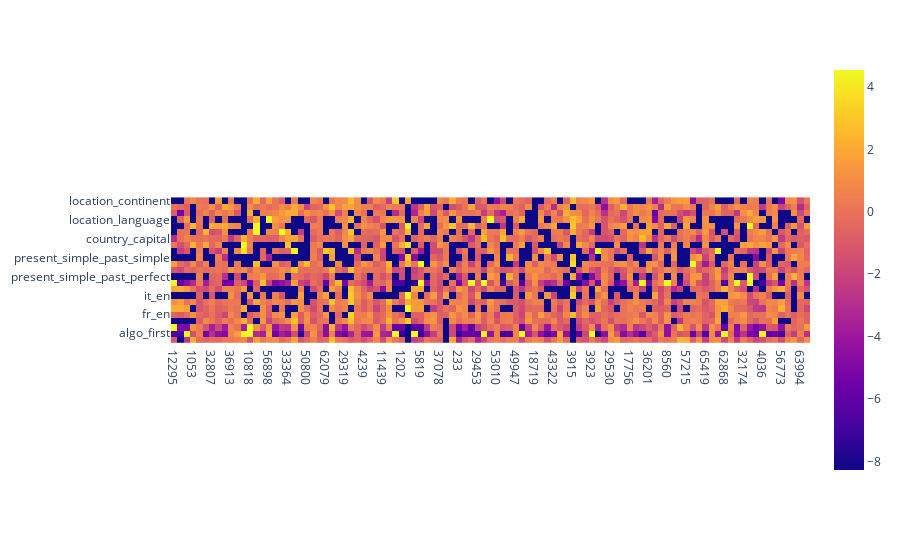

The code cell stored with this chart in its notebook:
### Code cell
import plotly.express as px
import pandas as pd
import numpy as np

normalized_losses = {}

drop_features = [55186]
drop_ids = [features.index(feature) for feature in drop_features]

features_dropped = [feature for feature in features if feature not in drop_features]

for task_name, losses in negative_task_losses.items():
    base_loss = losses[1]
    losses = losses[0]
    losses = np.array(losses)
    losses = np.delete(losses, drop_ids)
    mean_loss = np.mean(losses - base_loss)

    normalized_losses[task_name] = [(loss - base_loss) / mean_loss for loss in losses]


heatmap = np.zeros((len(task_names), len(features_dropped)))

for i, task_name in enumerate(task_names):
    for j, feature in enumerate(features_dropped):
        heatmap[i, j] = normalized_losses[task_name][j]

heatmap /= np.mean(heatmap, axis=0, keepdims=True)



heatmap = np.log(heatmap)
heatmap[np.isnan(heatmap)] = np.min(heatmap[np.isfinite(heatmap)])
heatmap[np.isinf(heatmap)] = np.max(heatmap[np.isfinite(heatmap)])


fig = px.imshow(heatmap, x=[str(x) for x in features_dropped], y=task_names)

fig.show()

### Figure 1 — Plotly figure (JSON) as saved in the notebook; plotly's stock layout.template omitted (floating-point values rounded to 4 significant figures; data arrays with more than 128 entries replaced by an {"elided": "..."} marker saying what was removed)
{"data": [{"coloraxis": "coloraxis", "hovertemplate": "x: %{x}<br>y: %{y}<br>color: %{z}<extra></extra>", "name": "0", "type": "heatmap", "x": ["12295", "3608", "54300", "1053", "16413", "55845", "32807", "25640", "60969", "36913", "59449", "50241", "10818", "8259", "12355", "56898", "38477", "44111", "33364", "46677", "8300", "50800", "53362", "2685", "62079", "14975", "50819", "29319", "19083", "14989", "4239", "37029", "29865", "11439", "31409", "2738", "1202", "18613", "49334", "5819", "35008", "52937", "37078", "32989", "26850", "233", "62189", "53000", "29453", "6417", "23825", "53010", "46357", "47899", "49947", "16157", "57630", "18719", "36658", "38197", "43322", "59710", "45893", "3915", "29520", "1874", "3923", "41300", "62805", "29530", "40795", "32092", "17756", "43358", "59236", "36201", "56170", "13165", "8560", "49523", "21375", "57215", "17281", "46985", "65419", "21389", "45455", "62868", "24483", "43943", "32174", "1461", "8641", "4036", "22469", "36806", "56773", "46571", "35308", "63994", "12284"], "xaxis": "x", "y": ["location_continent", "football_player_position", "location_religion", "location_language", "person_profession", "location_country", "country_capital", "person_language", "singular_plural", "present_simple_past_simple", "antonyms", "plural_singular", "present_simple_past_perfect", "present_simple_gerund", "en_it", "it_en", "en_fr", "en_es", "fr_en", "es_en", "algo_last", "algo_first", "algo_second"], "yaxis": "y", "z": {"elided": "23x101 float values"}}], "layout": {"coloraxis": {"colorscale": [[0, "#0d0887"], [0.1111, "#46039f"], [0.2222, "#7201a8"], [0.3333, "#9c179e"], [0.4444, "#bd3786"], [0.5556, "#d8576b"], [0.6667, "#ed7953"], [0.7778, "#fb9f3a"], [0.8889, "#fdca26"], [1, "#f0f921"]]}, "margin": {"t": 60}, "xaxis": {"anchor": "y", "constrain": "domain", "domain": [0, 1], "scaleanchor": "y"}, "yaxis": {"anchor": "x", "autorange": "reversed", "constrain": "domain", "domain": [0, 1]}}}
